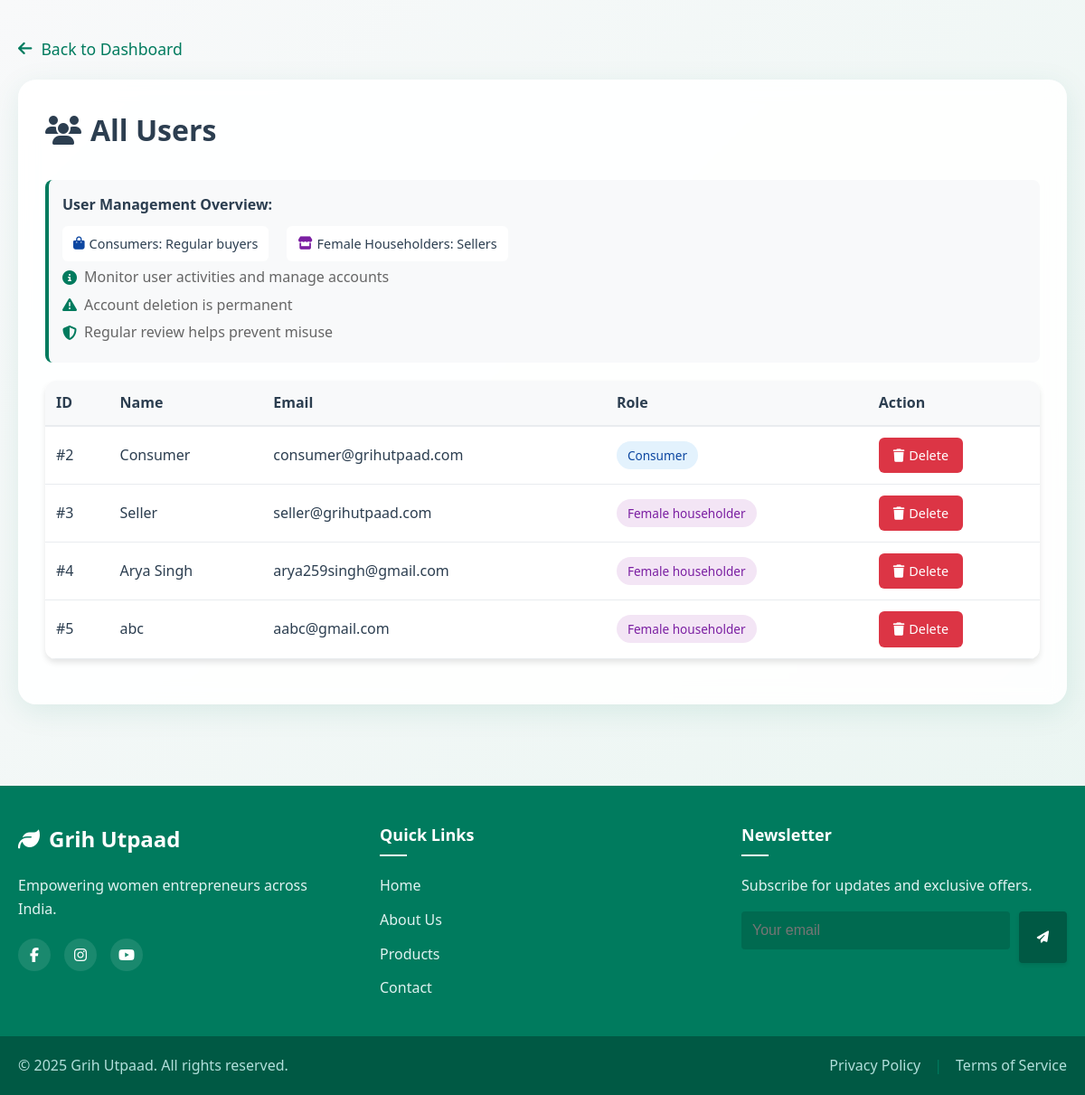
/dashboards/admin/users.php (signed in), run on the app's committed database.
### tables this page shows
CREATE TABLE `users` (
  `id` int(11) NOT NULL AUTO_INCREMENT,
  `name` varchar(100) NOT NULL,
  `email` varchar(100) NOT NULL,
  `password` varchar(255) NOT NULL,
  `role` enum('webmaster','female_householder','consumer','admin') NOT NULL,
  `registered_at` timestamp NOT NULL DEFAULT current_timestamp(),
  `is_blocked` tinyint(1) NOT NULL DEFAULT 0,
  `registration_date` timestamp NOT NULL DEFAULT current_timestamp(),
  `phone` varchar(20) DEFAULT NULL,
  `address` text DEFAULT NULL,
  `about` text DEFAULT NULL,
  `last_modified` timestamp NULL DEFAULT current_timestamp() ON UPDATE current_timestamp(),
  PRIMARY KEY (`id`),
  UNIQUE KEY `email` (`email`)
);

### dashboards/admin/users.php (the view, shortened to what this page needs)
<?php
require_once('../../config/db.php');
$users = $conn->query("SELECT * FROM users WHERE role != 'admin'");
?>
<!DOCTYPE html>
<html>
<head>
    <link rel="stylesheet" href="../../assets/uploads/css/style.css">
    <link rel="stylesheet" href="https://cdnjs.cloudflare.com/ajax/libs/font-awesome/6.5.0/css/all.min.css">
</head>
<body>
    <div class="container">
        <a href="dashboard.php" class="back-link">
            <i class="fas fa-arrow-left"></i> Back to Dashboard
        </a>
        <div class="content-wrapper">
            <div class="header">
                <h2><i class="fas fa-users"></i> All Users</h2>
            </div>
            <div class="transparency-box">
                <h4>User Management Overview:</h4>
                <div class="role-guide">
                    <div class="role-item">
                        <i class="fas fa-shopping-bag" style="color: #0d47a1;"></i>
                        <span>Consumers: Regular buyers</span>
                    </div>
                    <div class="role-item">
                        <i class="fas fa-store" style="color: #7b1fa2;"></i>
                        <span>Female Householders: Sellers</span>
                    </div>
                </div>
                <p><i class="fas fa-info-circle"></i> Monitor user activities and manage accounts</p>
                <p><i class="fas fa-exclamation-triangle"></i> Account deletion is permanent</p>
                <p><i class="fas fa-shield-alt"></i> Regular review helps prevent misuse</p>
            </div>
            <table>
                <thead>
                    <tr>
                        <th>ID</th>
                        <th>Name</th>
                        <th>Email</th>
                        <th>Role</th>
                        <th>Action</th>
                    </tr>
                </thead>
                <tbody>
                    <?php while ($row = $users->fetch_assoc()): ?>
                        <tr>
                            <td>#<?= $row['id'] ?></td>
                            <td><?= htmlspecialchars($row['name']) ?></td>
                            <td><?= htmlspecialchars($row['email']) ?></td>
                            <td>
                                <span class="role-badge role-<?= strtolower($row['role']) ?>">
                                    <?= ucfirst(str_replace('_', ' ', $row['role'])) ?>
                                </span>
                            </td>
                            <td>
                                <a href="delete_user.php?id=<?= $row['id'] ?>" class="delete-btn" onclick="return confirm('Are you sure you want to delete this user? This action cannot be undone.');">
                                    <i class="fas fa-trash"></i> Delete
                                </a>
                            </td>
                        </tr>
                    <?php endwhile; ?>
                </tbody>
            </table>
        </div>
    </div>
    <?php include('../../includes/footer.php'); ?>
</body>
</html>

### assets/uploads/css/style.css (style rules this page uses)
body { font-family: 'Segoe UI', sans-serif; margin: 0; padding: 20px; background-color: #f8f9fa; color: #2c3e50; line-height: 1.6; }
.container { max-width: 1200px; margin: 0 auto; padding: 20px; }
h2 { color: #007B5E; font-size: 2rem; margin-bottom: 1.5rem; font-weight: 600; }
a { color: #007B5E; text-decoration: none; transition: color 0.3s ease; }
table { width: 100%; border-collapse: separate; border-spacing: 0; background-color: white; border-radius: 12px; overflow: hidden; box-shadow: 0 4px 6px rgba(0, 0, 0, 0.1); margin-bottom: 20px; }
th, td { padding: 15px; border-bottom: 1px solid #e9ecef; text-align: left; }
th { background-color: #e9f5f1; font-weight: 600; color: #2c3e50; }

### dashboards/admin/users.php (style rules this page uses)
body { margin: 0; padding: 0; min-height: 100vh; background: linear-gradient(135deg, #f8f9fa 0%, #e9f5f1 100%); font-family: 'Segoe UI', sans-serif; }
.container { max-width: 1200px; margin: 0 auto; padding: 40px 20px; }
.content-wrapper { background: rgba(255, 255, 255, 0.9); border-radius: 20px; box-shadow: 0 8px 32px rgba(0, 123, 94, 0.1); padding: 30px; backdrop-filter: blur(10px); -webkit-backdrop-filter: blur(10px); }
.header { display: flex; justify-content: space-between; align-items: center; margin-bottom: 30px; }
.header h2 { color: #2c3e50; margin: 0; display: flex; align-items: center; gap: 10px; }
.transparency-box { background: #f8f9fa; padding: 15px; border-radius: 8px; margin-bottom: 20px; border-left: 4px solid #007B5E; }
.transparency-box h4 { color: #2c3e50; margin-top: 0; margin-bottom: 10px; }
.transparency-box p { margin: 5px 0; color: #666; display: flex; align-items: center; gap: 8px; }
.transparency-box i { color: #007B5E; }
.role-guide { display: flex; gap: 20px; margin-top: 10px; flex-wrap: wrap; }
.role-item { display: flex; align-items: center; gap: 5px; padding: 8px 12px; border-radius: 6px; background: white; font-size: 0.9rem; }
.back-link { display: inline-flex; align-items: center; gap: 10px; color: #007B5E; text-decoration: none; font-size: 1.1rem; font-weight: 500; margin-bottom: 20px; transition: all 0.3s ease; }
table { width: 100%; border-collapse: separate; border-spacing: 0; margin-top: 20px; }
th { background: #f8f9fa; color: #2c3e50; font-weight: 600; padding: 12px; text-align: left; border-bottom: 2px solid #e9ecef; }
td { padding: 12px; border-bottom: 1px solid #e9ecef; }
.role-badge { padding: 6px 12px; border-radius: 20px; font-size: 0.85rem; font-weight: 500; }
.role-consumer { background: #e3f2fd; color: #0d47a1; }
.role-female_householder { background: #f3e5f5; color: #7b1fa2; }
.delete-btn { background: #dc3545; color: white; padding: 8px 16px; border-radius: 6px; text-decoration: none; display: inline-flex; align-items: center; gap: 5px; font-size: 0.9rem; transition: all 0.3s ease; }

### data on the page
users: id "2", name "Consumer", email "consumer@grihutpaad.com", role "Consumer"
users: id "3", name "Seller", email "seller@grihutpaad.com", role "Female householder"
users: id "4", name "Arya Singh", email "arya259singh@gmail.com", role "Female householder"
users: id "5", name "abc", email "aabc@gmail.com", role "Female householder"
